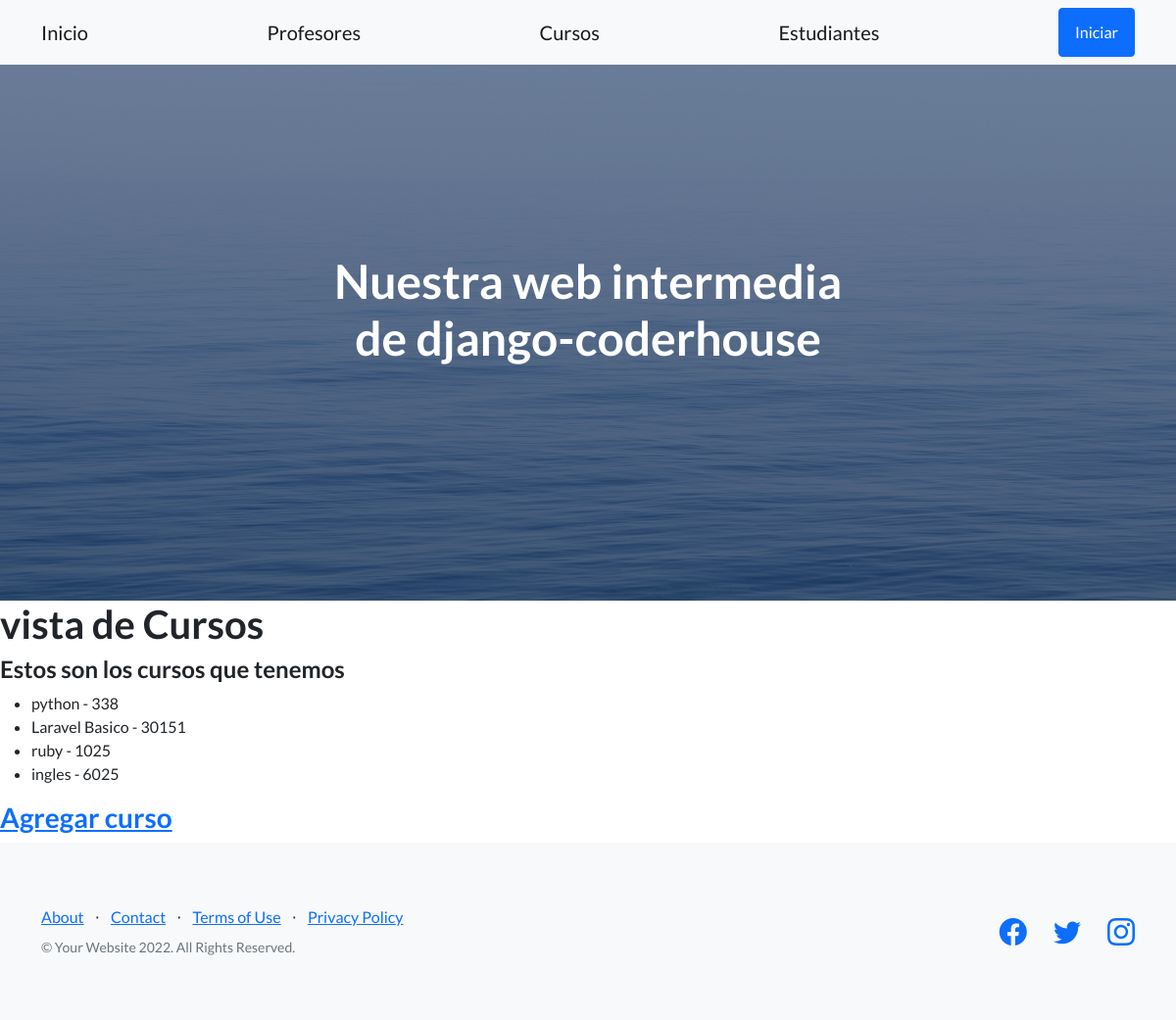
Before: /app-coder/cursos/ with the older database file.
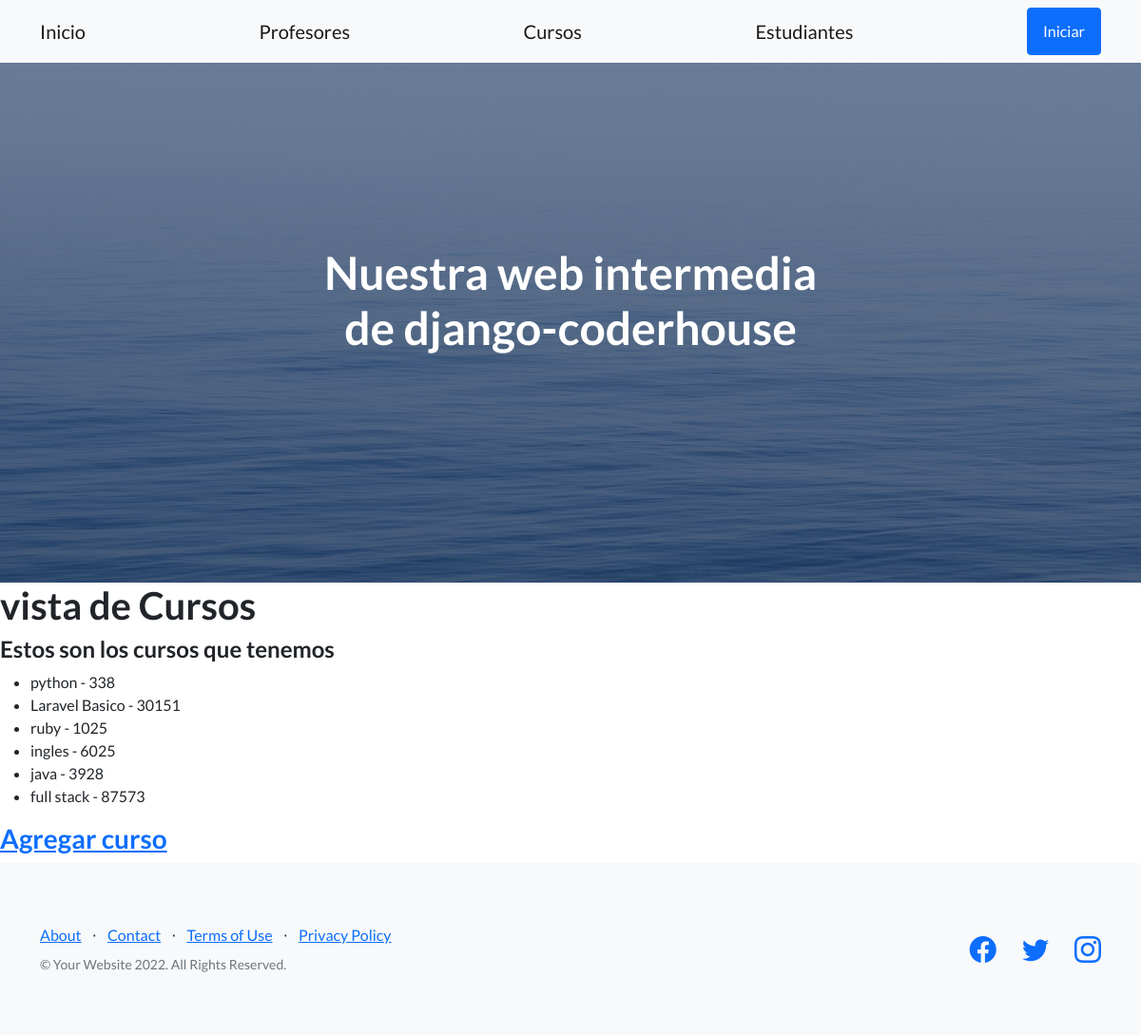
After: the same page with the newer database file.
### AppCoder/models.py (models this page shows, shortened)
class Curso(models.Model):
    nombre = models.CharField(max_length=50)
    camada = models.IntegerField()

### AppCoder/views.py (the view)
# urls.py: path("cursos/", cursos, name="Cursos"),
def cursos(request):
    lista=Curso.objects.all
    return render(request,"cursos.html", {"lista_cursos":lista})

### AppCoder/template/cursos.html
{% extends 'padre.html' %}
{% load static %}
{% block contenidoQueCambia %}
    <h1>vista de Cursos </h1>
    <h4>Estos son los cursos que tenemos</h4>
    <ul>
        {% for curso in lista_cursos %}
            <li>{{curso.nombre}} - {{curso.camada}}</li>
        {% endfor %}
    </ul>
    <h3>
        <a href="{% url 'cursoFormulario' %}">Agregar curso</a>
    </h3>
{% endblock contenidoQueCambia %}

Changed rows visible on the page:
added Curso: nombre "java", camada "3928"
added Curso: nombre "full stack", camada "87573"
